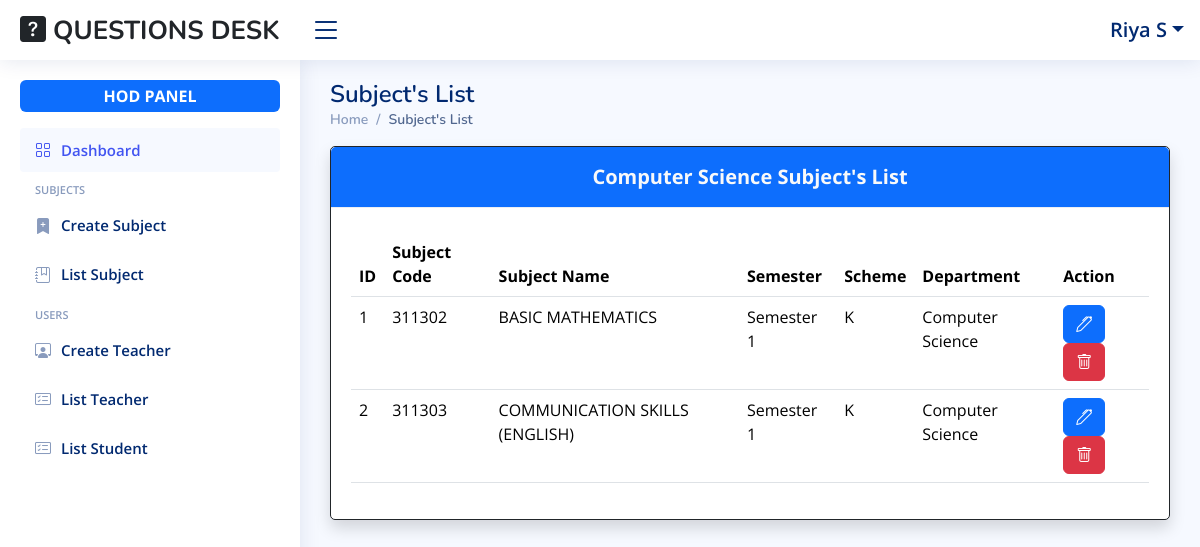
/hod/list/subjects/ (signed in), run on the app's committed database.
### Users/models.py (models this page shows, shortened)
class User(AbstractBaseUser):
    id = models.BigAutoField(primary_key=True)
    first_name = models.CharField(max_length=100, null=False, blank=False)
    last_name = models.CharField(max_length=100, null=False, blank=False)
    institute = models.CharField(max_length=255, null=False, blank=False, default="S.S.V.P's B.S.Deore Polytechnic, Dhule")
    email = models.EmailField(unique=True, null=False, blank=False)
    username = models.CharField(unique=True, max_length=100, null=False, blank=False)
    password = models.CharField(max_length=100, null=False, blank=False)
    role = models.CharField(max_length=10, null=False, blank=False)
    joined_date = models.DateField(auto_now_add=True)
    USERNAME_FIELD = 'username'
    REQUIRED_FIELDS = ['first_name', 'last_name', 'email']
    objects = UserManager()
    class Meta:
        db_table = 'Users'

class Profile(models.Model):
    id = models.BigAutoField(primary_key=True)
    user = models.OneToOneField(User, related_name='profile', on_delete=models.CASCADE)
    phone_number = models.CharField(max_length=10, null=False, blank=False ,validators=[RegexValidator(regex=r'^\d{10}$')])
    designation = models.CharField(max_length=100, null=False, blank=False)
    department = models.CharField(max_length=100, null=False, blank=False)
    experience = models.DecimalField(max_digits=3, decimal_places=1, null=True, blank=True)
    subjects = models.ManyToManyField(Subject, related_name='profiles', blank=True)
    class Meta:
        db_table = 'Profiles'

class Subject(models.Model):
    id = models.BigAutoField(primary_key=True)
    code = models.CharField(max_length=100, unique=True, null=False, blank=False)
    name = models.CharField(max_length=255, null=False, blank=False)
    semester = models.CharField(max_length=100, null=False, blank=False)
    department =models.CharField(max_length=100, null=False, blank=False)
    scheme = models.CharField(max_length=10, null=False, blank=False)
    def __str__(self):
        return f'{self.code}: {self.name}  (Scheme {self.scheme})'
    class Meta:
        db_table = 'Subjects'

### Users/views.py (the view)
# urls.py: path('hod/list/subjects/', hod_list_subjects_view, name='hod-list-subjects-view'),
def hod_list_subjects_view(request):
    subjects = Subject.objects.filter(department=request.user.profile.department).all()
    return render(request, 'members/hod/list_subjects.html', context={'subjects':subjects})

### Users/templates/members/hod/list_subjects.html (shortened to what this page needs)
{% extends "members/hod/base_site.html" %}
{% block main %}
	<main id="main" class="main">
		<div class="pagetitle">
			<h1>Subject's List</h1>
			<nav>
				<ol class="breadcrumb">
					<li class="breadcrumb-item"><a href="{% url "hod-index-view" %}">Home</a></li>
					<li class="breadcrumb-item active">Subject's List</li>
				</ol>
			</nav>
		</div>
		<section class="section dashboard">
			<div class="row justify-content-center">
				<div class="col-lg-12">
					<div class="card border border-dark shadow">
                        <div class="card-header text-center bg-primary text-light fw-bold fs-5">
                            {{request.user.profile.department}} Subject's List
                        </div>
						<div class="card-body pt-4">
							<table class="table datatable">
								<thead>
									<tr>
										<th>ID</th>
										<th>Subject Code</th>
										<th>Subject Name</th>
										<th>Semester</th>
										<th>Scheme</th>
										<th>Department</th>
										<th>Action</th>
									</tr>
								</thead>
								<tbody>
								{% for subject in subjects %}
									<tr>
										<td>{{subject.id}}</td>
										<td>{{subject.code}}</td>
										<td>{{subject.name}}</td>
										<td>{{subject.semester}}</td>
										<td>{{subject.scheme}}</td>
										<td>{{subject.department}}</td>
										<td>
											<a href="{% url "hod-update-subject-view" subject.id %}" class="btn btn-primary"><i class="bi bi-pen"></i></a>
											<button type="button" class="btn btn-danger" data-bs-toggle="modal" data-bs-target="#verticalycentered{{subject.id}}">
												<i class="bi bi-trash"></i>
											</button>
										</td>
									</tr>
								{% endfor %}
								</tbody>
							</table>
						</div>
					</div>
				</div>
			</div>
		</section>
	</main>
{% endblock main %}

### Users/templates/members/hod/base_site.html (shortened to what this page needs)
{% extends "base.html" %}
{% load static %}
{% block content %}
    <header id="header" class="header fixed-top d-flex align-items-center">
        <div class="d-flex align-items-center justify-content-between">
            <a href="" class="logo">
                <span class="d-none d-lg-block text-dark">
                    <i class="bi bi-question-square-fill"></i>
                    QUESTIONS DESK
                </span>
            </a>
            <i class="bi bi-list toggle-sidebar-btn"></i>
        </div>
        <nav class="header-nav ms-auto">
            <ul class="d-flex align-items-center">
                <li class="nav-item dropdown pe-3">
                    <a class="nav-link nav-profile d-flex align-items-center pe-0" href="#" data-bs-toggle="dropdown">
                        <span class="d-none d-md-block dropdown-toggle ps-2 fs-5">{{request.user.first_name}} {{request.user.last_name.0}}</span>
                    </a>
                </li>
            </ul>
        </nav>
    </header>
    <aside id="sidebar" class="sidebar">
        <ul class="sidebar-nav" id="sidebar-nav">
            <li class="nav-item text-center mb-3">
                <span class="badge bg-primary w-100 fs-6 p-2">HOD PANEL</span>
            </li>
            <li class="nav-item">
                <a class="nav-link " href="{% url "hod-index-view" %}">
                    <i class="bi bi-grid"></i>
                    <span>Dashboard</span>
                </a>
            </li>
            <li class="nav-heading">SUBJECTS</li>
            <li class="nav-item">
                <a class="nav-link collapsed" href="{% url "hod-create-subject-view" %}">
                    <i class="bi bi-bookmark-plus-fill"></i>
                    <span>Create Subject</span>
                </a>
            </li>
            <li class="nav-item">
                <a class="nav-link collapsed" href="{% url "hod-list-subjects-view" %}">
                    <i class="bi bi-journal-bookmark"></i>
                    <span>List Subject</span>
                </a>
            </li>
            <li class="nav-heading">USERS</li>
            <li class="nav-item">
                <a class="nav-link collapsed" href="{% url "hod-create-teacher-view" %}">
                    <i class="bi bi-person-workspace"></i>
                    <span>Create Teacher</span>
                </a>
            </li>
            <li class="nav-item">
                <a class="nav-link collapsed" href="{% url "hod-list-users-view" 'Teacher' %}">
                    <i class="bi bi-card-checklist"></i>
                    <span>List Teacher</span>
                </a>
            </li>
            <li class="nav-item">
                <a class="nav-link collapsed" href="{% url "hod-list-users-view" 'Student' %}">
                    <i class="bi bi-card-checklist"></i>
                    <span>List Student</span>
                </a>
            </li>
        </ul>
    </aside>
    {% block main %}{% endblock main %}
{% endblock content %}

### Users/static/assets/css/style.css (style rules this page uses)
:root { scroll-behavior: smooth; }
body { font-family: "Open Sans", sans-serif; background: #f6f9ff; color: #444444; }
a { color: #4154f1; text-decoration: none; }
h1, h2, h3, h4, h5, h6 { font-family: "Nunito", sans-serif; }
#main { margin-top: 60px; padding: 20px 30px; transition: all 0.3s; }
.pagetitle { margin-bottom: 10px; }
.pagetitle h1 { font-size: 24px; margin-bottom: 0; font-weight: 600; color: #012970; }
.card { margin-bottom: 30px; border: none; border-radius: 5px; box-shadow: 0px 0 30px rgba(1, 41, 112, 0.1); }
.card-header, .card-footer { border-color: #ebeef4; background-color: #fff; color: #798eb3; padding: 15px; }
.card-body { padding: 0 20px 20px 20px; }
.breadcrumb { font-size: 14px; font-family: "Nunito", sans-serif; color: #899bbd; font-weight: 600; }
.breadcrumb a { color: #899bbd; transition: 0.3s; }
.breadcrumb .breadcrumb-item::before { color: #899bbd; }
.breadcrumb .active { color: #51678f; font-weight: 600; }
.logo { line-height: 1; }
@media (min-width: 1200px) { .logo { width: 280px; } }
.logo span { font-size: 26px; font-weight: 700; color: #012970; font-family: "Nunito", sans-serif; }
.header { transition: all 0.5s; z-index: 997; height: 60px; box-shadow: 0px 2px 20px rgba(1, 41, 112, 0.1); background-color: #fff; padding-left: 20px; }
.header .toggle-sidebar-btn { font-size: 32px; padding-left: 10px; cursor: pointer; color: #012970; }
.header-nav ul { list-style: none; }
.header-nav>ul { margin: 0; padding: 0; }
.header-nav .nav-profile { color: #012970; }
.header-nav .nav-profile span { font-size: 14px; font-weight: 600; }
.sidebar { position: fixed; top: 60px; left: 0; bottom: 0; width: 300px; z-index: 996; transition: all 0.3s; padding: 20px; overflow-y: auto; scrollbar-width: thin; scrollbar-color: #aab7cf transparent; box-shadow: 0px 0px 20px rgba(1, 41, 112, 0.1); background-color: #fff; }
@media (min-width: 1200px) { #main, #footer { margin-left: 300px; } }
.sidebar-nav { padding: 0; margin: 0; list-style: none; }
.sidebar-nav li { padding: 0; margin: 0; list-style: none; }
.sidebar-nav .nav-item { margin-bottom: 5px; }
.sidebar-nav .nav-heading { font-size: 11px; text-transform: uppercase; color: #899bbd; font-weight: 600; margin: 10px 0 5px 15px; }
.sidebar-nav .nav-link { display: flex; align-items: center; font-size: 15px; font-weight: 600; color: #4154f1; transition: 0.3; background: #f6f9ff; padding: 10px 15px; border-radius: 4px; }
.sidebar-nav .nav-link i { font-size: 16px; margin-right: 10px; color: #4154f1; }
.sidebar-nav .nav-link.collapsed { color: #012970; background: #fff; }
.sidebar-nav .nav-link.collapsed i { color: #899bbd; }

### data on the page
User: user.first_name "Riya", user.last_name.0 "S", user.profile.department "Computer Science"
Subject: id "1", code "311302", name "BASIC MATHEMATICS", semester "Semester 1", scheme "K", department "Computer Science"
Subject: id "2", code "311303", name "COMMUNICATION SKILLS (ENGLISH)", semester "Semester 1", scheme "K", department "Computer Science"
